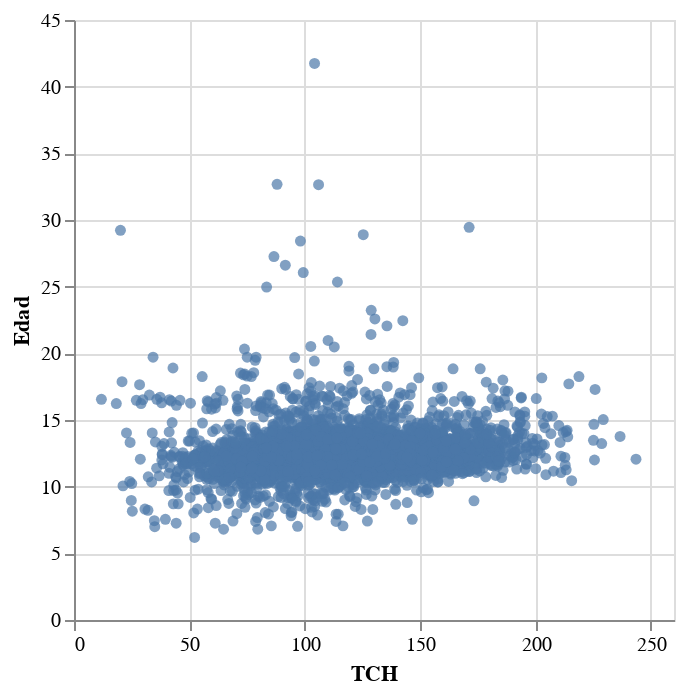

The notebook cell saved with this chart:
### Code cell
base = alt.Chart(df)
chart = base.mark_circle()
chart.encode(x='TCH', y='Edad')

### Figure 1 — Vega-Lite specification as saved in the notebook (floating-point values rounded to 4 significant figures; data arrays with more than 128 entries replaced by an {"elided": "..."} marker saying what was removed)
{"config": {"view": {"continuousWidth": 300, "continuousHeight": 300}}, "data": {"name": "data-fa1b71fd44dbd5a5d45c9d12e4933f5a"}, "mark": {"type": "circle"}, "encoding": {"x": {"field": "TCH", "type": "quantitative"}, "y": {"field": "Edad", "type": "quantitative"}}, "$schema": "https://vega.github.io/schema/vega-lite/v5.8.0.json", "datasets": {"data-fa1b71fd44dbd5a5d45c9d12e4933f5a": {"elided": "4415 records"}}}
